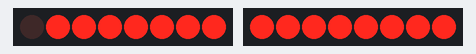
Bench run of a sketch on a simulated Arduino Uno, built with avr-gcc and run on an emulated ATmega328P. On the bench: 2 × 8 shift-register outputs drawn as a row of LEDs (first output left, lit = HIGH). Wiring (inferred from the names in the program): shift register (74HC595): data pin 2; shift clock pin 3; latch pin 10. Wiring (inferred from the signals the program sends): row of LEDs: on Q0, Q1, Q2, Q3, Q4, Q5, Q6, Q7.

Above: at 1.5 s.
At 3.5 s:
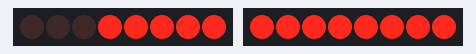
At 6.5 s:
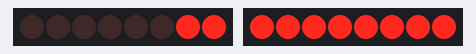
At 11.5 s:
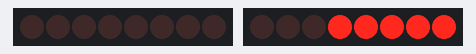
At 16.5 s:
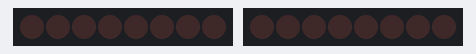
At 22.5 s:
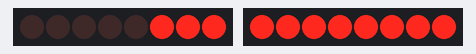
Timing chart, 0 to 23.1 s (numbered marks = the images above):
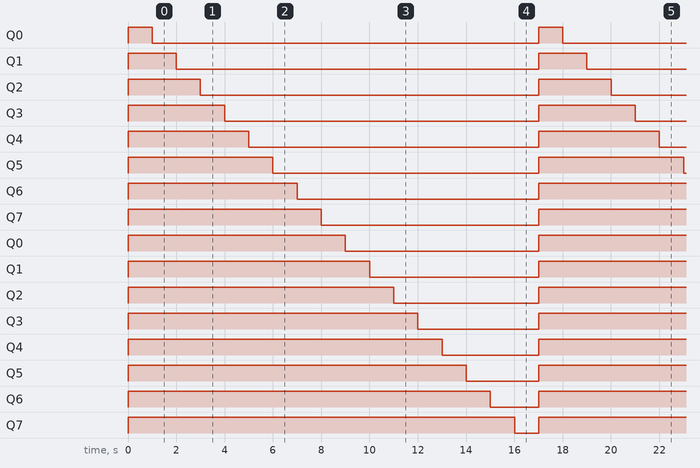

The sketch:

74HC595_code.ino
```cpp
int dataPin1 = 2;
int clockPin1 = 3;
int latchPin1 = 4;

int dataPin2 = 8;
int clockPin2 = 9;
int latchPin2 = 10;

byte leds[2] = {0xFF, 0xFF};

void setup() {
  pinMode(dataPin1, OUTPUT);
  pinMode(clockPin1, OUTPUT);
  pinMode(latchPin1, OUTPUT);

  pinMode(dataPin2, OUTPUT);
  pinMode(clockPin2, OUTPUT);
  pinMode(latchPin2, OUTPUT);

  updateShiftRegisters();
  delay(1000);
}

void loop() {
  for (int i = 0; i < 16; i++) {
    clearLED(i);
    updateShiftRegisters();
    delay(1000);
  }
  for (int i = 0; i < 2; i++) {
    leds[i] = 0xFF;
  }
  updateShiftRegisters();
  delay(1000);
}

void clearLED(int ledNumber) {
  int byteIndex = ledNumber / 8;
  int bitIndex = ledNumber % 8;
  bitClear(leds[byteIndex], bitIndex);
}

void updateShiftRegisters() {
  digitalWrite(latchPin1, LOW);
  shiftOut(dataPin1, clockPin1, MSBFIRST, leds[0]);
  digitalWrite(latchPin1, HIGH);

  digitalWrite(latchPin2, LOW);
  shiftOut(dataPin2, clockPin2, MSBFIRST, leds[1]);
  digitalWrite(latchPin2, HIGH);
}
```

Measured:
- by itself, Q0: alternates HIGH for 1.0 s and LOW for 16.0 s
- by itself, Q1: alternates HIGH for 2.0 s and LOW for 15.0 s
- by itself, Q2: alternates HIGH for 3.0 s and LOW for 14.0 s
- by itself, Q3: alternates HIGH for 4.0 s and LOW for 13.0 s
- by itself, Q4: alternates HIGH for 5.0 s and LOW for 12.0 s
- by itself, Q5: alternates HIGH for 6.0 s and LOW for 11.0 s
- by itself, Q6: alternates HIGH for 7.0 s and LOW for 10.0 s
- by itself, Q7: alternates HIGH for 8.0 s and LOW for 9.0 s
